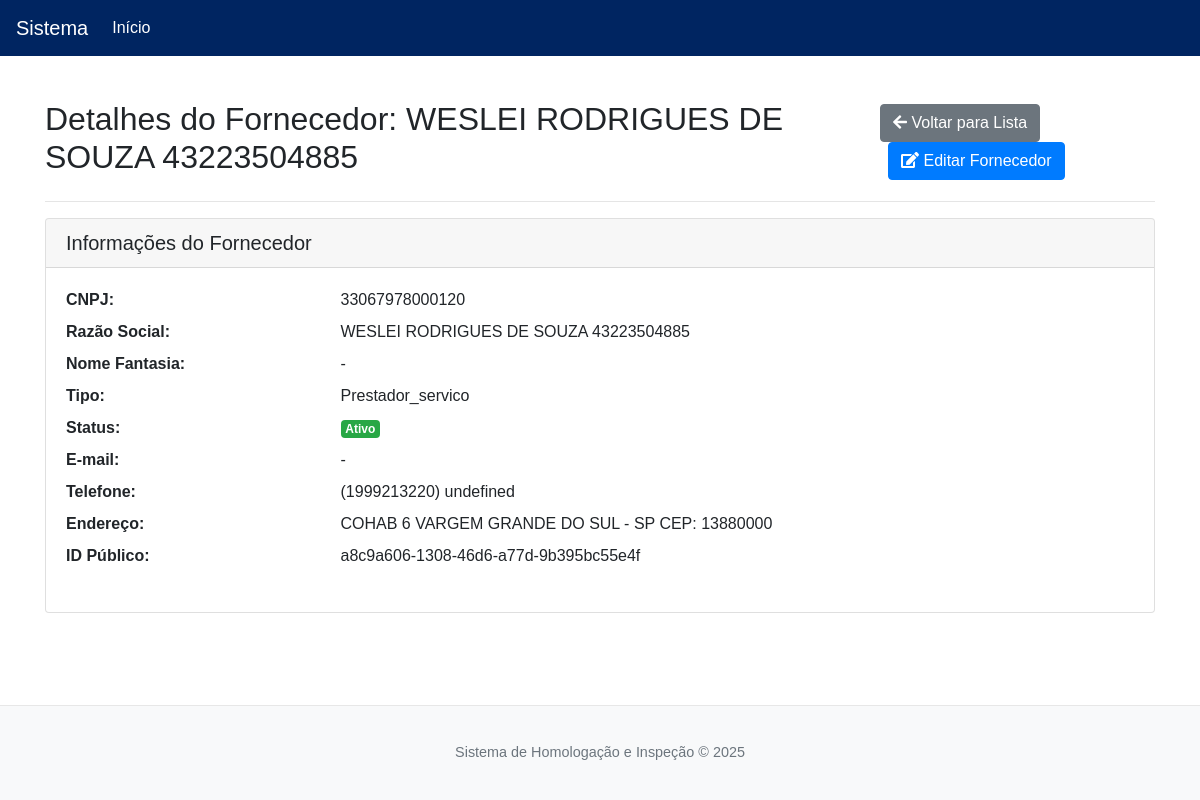
The page /fornecedores/a8c9a606-1308-46d6-a77d-9b395bc55e4f/ on the database its author committed.
### app.py (models this page shows, shortened)
class Fornecedor(db.Model):
    id = db.Column(db.Integer, primary_key=True)
    cnpj = db.Column(db.String(18), unique=True, nullable=False)
    razao_social = db.Column(db.String(255), nullable=False)
    nome_fantasia = db.Column(db.String(255))
    email = db.Column(db.String(255))
    telefone = db.Column(db.String(20))
    endereco = db.Column(db.String(255))
    tipo = db.Column(db.String(50), nullable=False) # 'servico' ou 'material'
    status = db.Column(db.Boolean, default=True, nullable=False) # True para ativo, False para inativo
    public_id = db.Column(db.String(36), unique=True, nullable=False, default=lambda: str(uuid4()))
    documentos = db.relationship('DocumentoFornecedor', backref='fornecedor', lazy=True, cascade="all, delete-orphan")

### app.py (the view, shortened to what this page needs)
@app.route('/fornecedores/<public_id>/', methods=['GET', 'POST'])
def visualizar_fornecedor(public_id):
    fornecedor = Fornecedor.query.filter_by(public_id=public_id).first_or_404()
    return render_template('view_fornecedor.html', fornecedor=fornecedor) # Precisamos criar view_fornecedor.html

### templates/view_fornecedor.html (shortened to what this page needs)
{% extends "base.html" %}
{% block content %}
<div class="d-flex justify-content-between align-items-center mb-3">
    <h2>Detalhes do Fornecedor: {{ fornecedor.nome_fantasia or fornecedor.razao_social }}</h2>
    <div>
        <a href="{{ url_for('listar_fornecedores') }}" class="btn btn-secondary"><i class="fas fa-arrow-left"></i> Voltar para Lista</a>
 <button type="button" class="btn btn-primary ml-2" id="btnEditarFornecedor" data-toggle="modal" data-target="#modalFornecedor" data-action="editar" data-public-id="{{ fornecedor.public_id }}"><i class="fas fa-edit"></i> Editar Fornecedor</button>
    </div>
</div>
<hr>
<div class="card mb-4">
  <div class="card-header">
    <h5>Informações do Fornecedor</h5>
  </div>
  <div class="card-body">
    <dl class="row">
      <dt class="col-sm-3">CNPJ:</dt>
      <dd class="col-sm-9">{{ fornecedor.cnpj }}</dd>
      <dt class="col-sm-3">Razão Social:</dt>
      <dd class="col-sm-9">{{ fornecedor.razao_social }}</dd>
      <dt class="col-sm-3">Nome Fantasia:</dt>
      <dd class="col-sm-9">{{ fornecedor.nome_fantasia or '-' }}</dd>
      <dt class="col-sm-3">Tipo:</dt>
      <dd class="col-sm-9">{{ fornecedor.tipo|capitalize }}</dd>
      <dt class="col-sm-3">Status:</dt>
      <dd class="col-sm-9">{% if fornecedor.status %}<span class="badge badge-success">Ativo</span>{% else %}<span class="badge badge-danger">Inativo</span>{% endif %}</dd>
      <dt class="col-sm-3">E-mail:</dt>
      <dd class="col-sm-9">{{ fornecedor.email or '-' }}</dd>
      <dt class="col-sm-3">Telefone:</dt>
      <dd class="col-sm-9">{{ fornecedor.telefone or '-' }}</dd>
      <dt class="col-sm-3">Endereço:</dt>
      <dd class="col-sm-9">{{ fornecedor.endereco or '-' }}</dd>
      <dt class="col-sm-3">ID Público:</dt>
      <dd class="col-sm-9">{{ fornecedor.public_id }}</dd>
    </dl>
  </div>
</div>
{% endblock %}
{% block head_extra %}
<link rel="stylesheet" href="https://cdnjs.cloudflare.com/ajax/libs/font-awesome/5.15.3/css/all.min.css">
{% endblock %}

### static/style.css (style rules this page uses)
body { display: flex; flex-direction: column; min-height: 100vh; font-family: 'Arial', sans-serif; }
.card-header h5 { margin-bottom: 0; }
.badge { vertical-align: middle; }

### templates/base.html (style rules this page uses)
body { display: flex; flex-direction: column; min-height: 100vh; }

### rows shown on the page
Fornecedor: nome_fantasia+razao_social "WESLEI RODRIGUES DE SOUZA 43223504885", cnpj "33067978000120", razao_social "WESLEI RODRIGUES DE SOUZA 43223504885", nome_fantasia "-", tipo "Prestador_servico", email "-", telefone "(1999213220) undefined", endereco "COHAB 6 VARGEM GRANDE DO SUL - SP CEP: 13880000", public_id "a8c9a606-1308-46d6-a77d-9b395bc55e4f"
